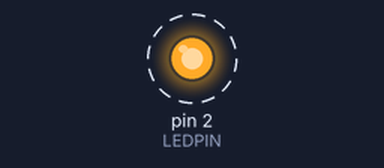
Bench run of a sketch on a simulated Arduino Uno, built with avr-gcc and run on an emulated ATmega328P. Parts: output pins drawn as LEDs (lit = HIGH). Dashed ring = blinking.

Above: at 0.4 s.
Timing chart, 0 to 4.6 s (numbered marks = the images above):
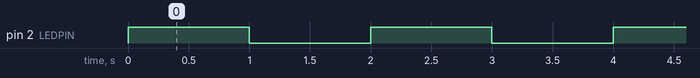

Measured:
- by itself, pin 2 (LEDPIN): alternates HIGH for 1.0 s and LOW for 1.0 s

The sketch:

LedBlinkWithTimer.ino
```cpp
// Arduino timer CTC interrupt example
// www.engblaze.com
// http://www.engblaze.com/microcontroller-tutorial-avr-and-arduino-timer-interrupts/

// avr-libc library includes
#include <avr/io.h>
#include <avr/interrupt.h>

#define LEDPIN 2

void setup()
{
    pinMode(LEDPIN, OUTPUT);

    // initialize Timer1
    cli();          // disable global interrupts
    TCCR1A = 0;     // set entire TCCR1A register to 0
    TCCR1B = 0;     // same for TCCR1B

/*
 * For 1 second
 * (# timer counts + 1) = (target time) / (timer resolution)
 * (# timer counts + 1) = (1 s) / (6.4e-5 s)
 * (# timer counts + 1) = 15625
 * (# timer counts) = 15625 - 1 = 15624
 *
 * 0.5 / 6.4e-5 = 7812,5
 *
 */

    // set compare match register to desired timer count:
    OCR1A = 15624;
    // turn on CTC mode:
    TCCR1B |= (1 << WGM12);
    // Set CS10 and CS12 bits for 1024 prescaler:
    TCCR1B |= (1 << CS10);
    TCCR1B |= (1 << CS12);
    // enable timer compare interrupt:
    TIMSK1 |= (1 << OCIE1A);
    // enable global interrupts:
    sei();
}

void loop()
{
    // do some crazy stuff while my LED keeps blinking
}

ISR(TIMER1_COMPA_vect)
{
    digitalWrite(LEDPIN, !digitalRead(LEDPIN));
}
```
